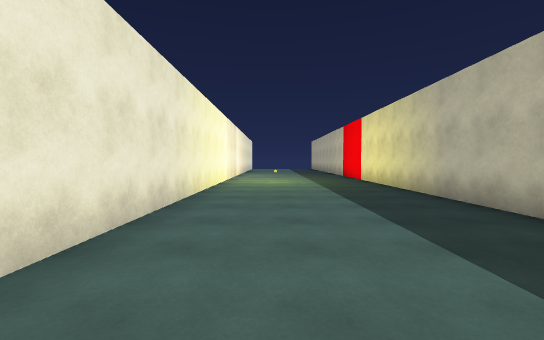
[1] (above)

12 first-person views from a walk through a scene from a Unity 3-D project. The camera is 1.4 m above the floor, tilts 2° down and sees 90° across. The floor is counted in squares, 2 m on a side. Each view is taken from the middle of a square. On the plan, view 1 faces up. The plan holds only what a view shows up to about 9 squares ahead; the rest is blank. The player is left out.

[2]
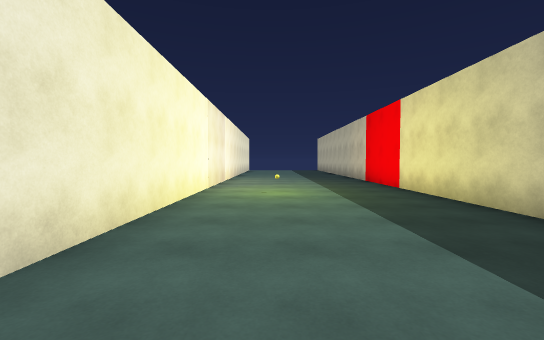

[3]
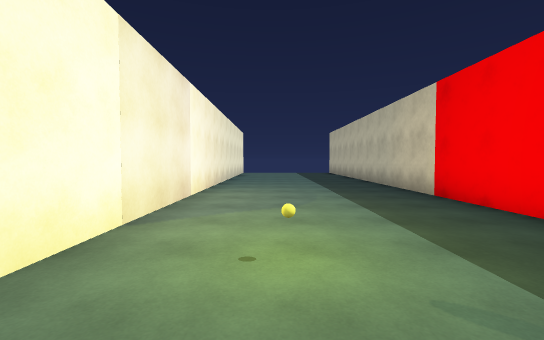

[4]
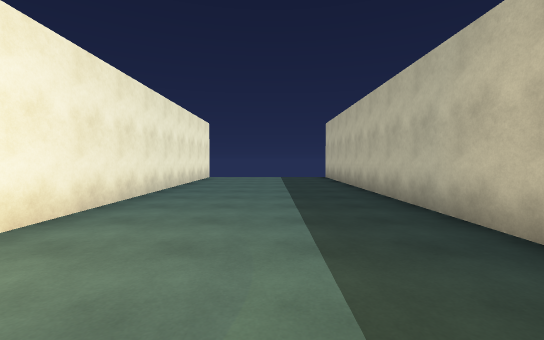

[5]
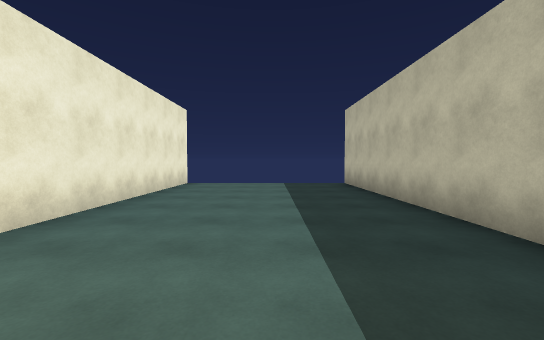

[6]
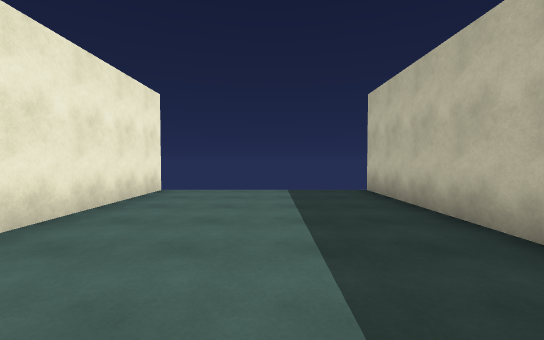

[7]
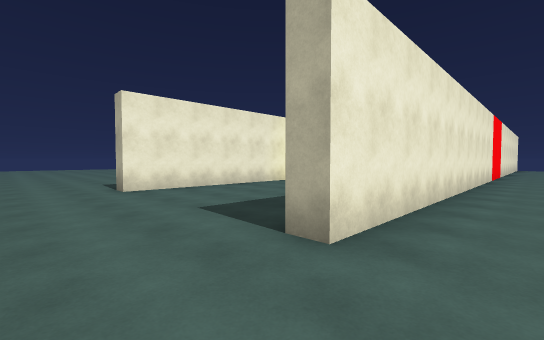

[8]
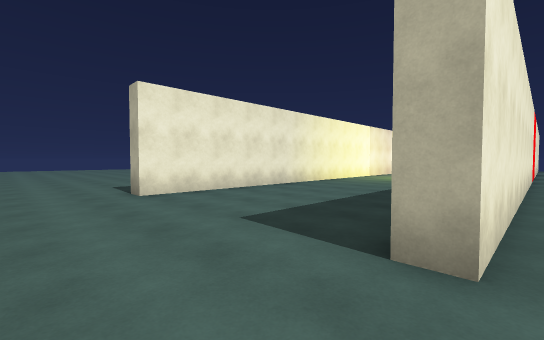

[9]
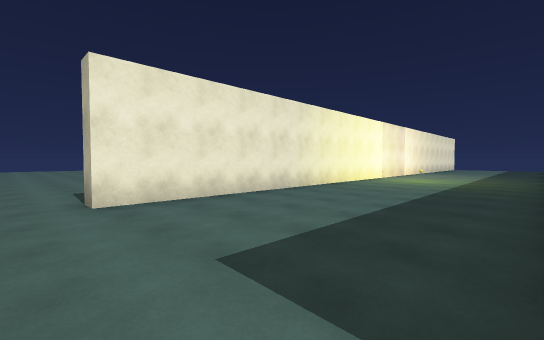

[10]
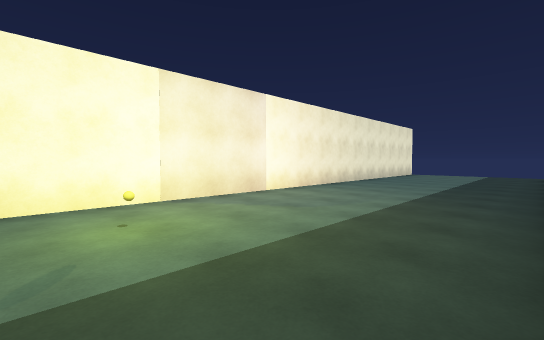

[11]
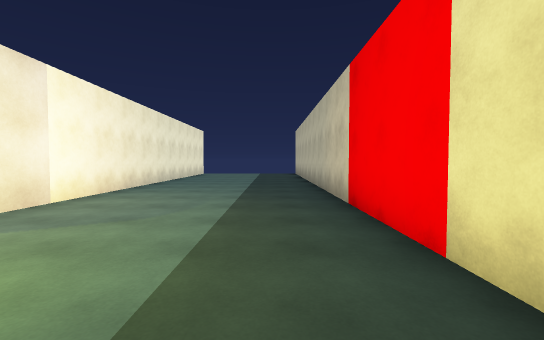

[12]
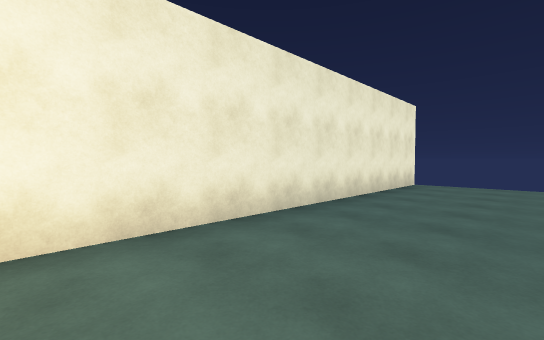

### Floor plan
Points are (right, up) in squares from view 1. A wall is a line through its corners. A room is listed if a view was taken in it or the views show most of it. See-through windows are left out.
Room 1 (views 1, 2, 3, 4, 5, 6, 9, 10, 11, 12)
walls: (3.3, 3.1) (3.3, 22.5); (3.8, -0.1) (3.2, -0.1); (-1.6, 22.5) (-1.6, -0.1) (-2.1, -0.1)
ways out: opening at (4, -1.5) to room 2; opening at (-2, -1.5)
objects: other object (0, 9)
Room 2 (views 7, 8)
walls: (3.8, 10.4) (3.8, -0.1)
ways out: opening at (4, -1.5) to room 1

Where each view was taken, in squares from view 1:
view 1: 0 up, 0 right, facing up
view 2: 3 up, 0 right, facing up
view 3: 7 up, 0 right, facing up
view 4: 11 up, 1 right, facing up
view 5: 14 up, 1 right, facing up
view 6: 16 up, 1 right, facing up
view 7: 2 down, 5 right, facing up-left
view 8: 2 down, 4 right, facing up-left
view 9: 1 down, 3 right, facing up-left
view 10: 8 up, 3 right, facing up-left
view 11: 8 up, 2 right, facing up
view 12: 14 up, 1 right, facing up-left
